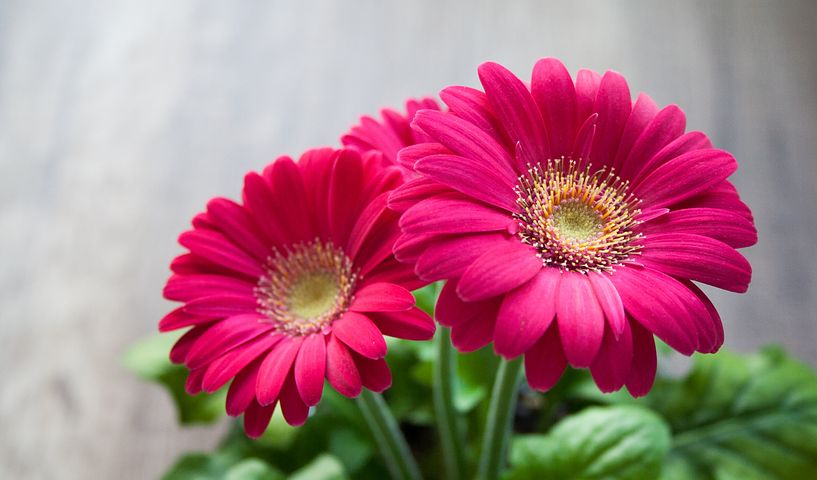
#> input picture examples/Hands-On Image Processing with Python/Capitulo2/img/flowers.png, 817 x 480 px
$ python edgedet.py
#> lines starting #> are read from the running program, lines starting #| are printed output that depends on the picture; after the words box and inside, x2 and y2 are one past the last pixel; in counts of white or black regions, pixels touching at a corner belong together
import numpy as np
import cv2
from matplotlib import pyplot as plt


im = cv2.imread('img/flowers.png')
#> im is the input picture: shape (480, 817, 3); mean B, G, R 130.3, 118.4, 171
img = cv2.cvtColor(im, cv2.COLOR_BGR2GRAY)
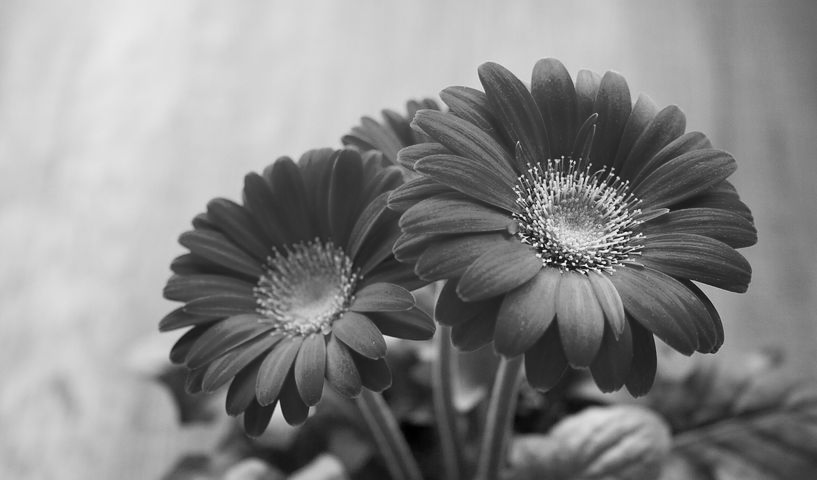
#> img: shape (480, 817); min 0, max 248, mean 135.5

edges = cv2.Canny(img,30,100)
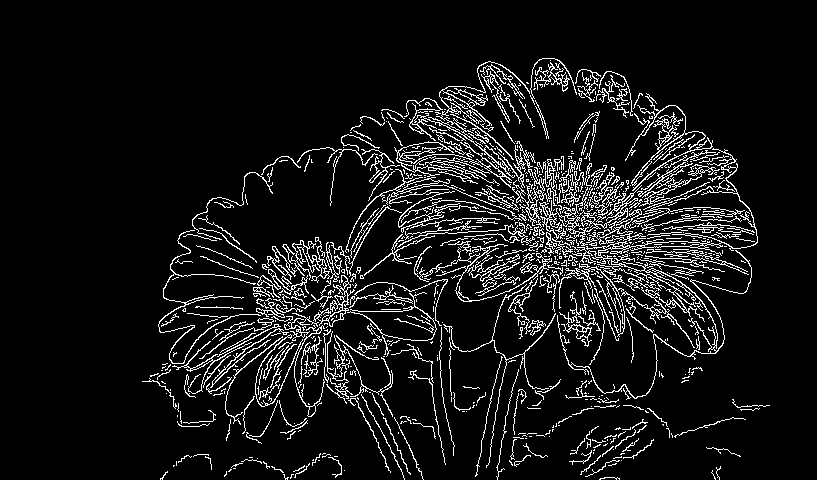
#> edges: shape (480, 817); 8.5% white in thin lines or dots, all inside (x1, y1, x2, y2) = (142, 58, 770, 480)

fig = plt.figure(figsize=(20, 6))
plt.subplot(121)
plt.imshow(img, cmap=plt.cm.gray)
plt.axis('off')

plt.subplot(122)
plt.imshow(edges, cmap=plt.cm.gray)
plt.axis('off')

plt.show()
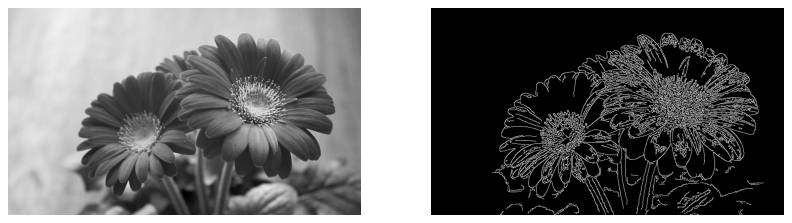
#> figure drawn by matplotlib, 2 panels

$ run again, with examples/Hands-On Image Processing with Python/Capitulo2/img/fish.png copied over examples/Hands-On Image Processing with Python/Capitulo2/img/flowers.png
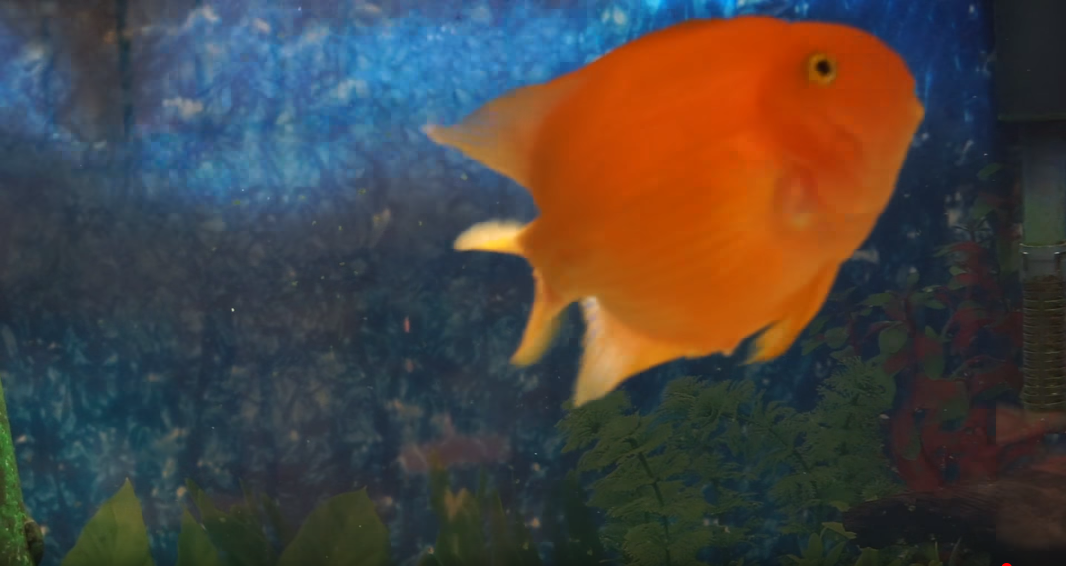
#> input picture examples/Hands-On Image Processing with Python/Capitulo2/img/fish.png, 1066 x 566 px
#> im is the input picture: shape (566, 1066, 3); mean B, G, R 64, 67.3, 73.2
#> `edges = cv2.Canny(img,30,100)`:
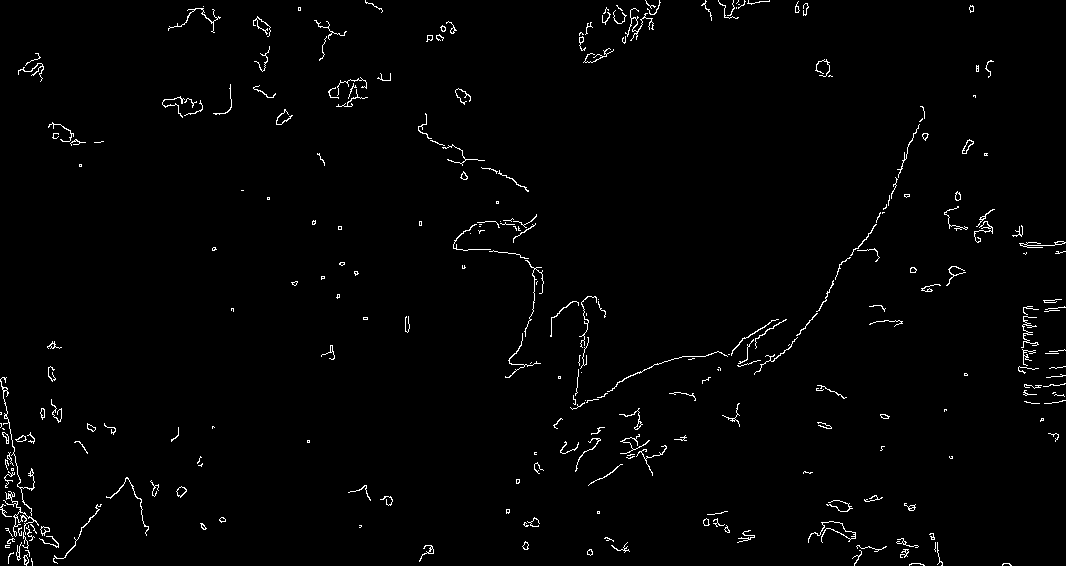
#> edges: shape (566, 1066); 1.5% white in thin lines or dots
#> `plt.show()`:
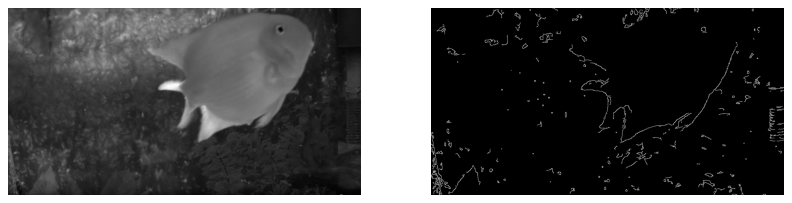
#> figure drawn by matplotlib, 2 panels
